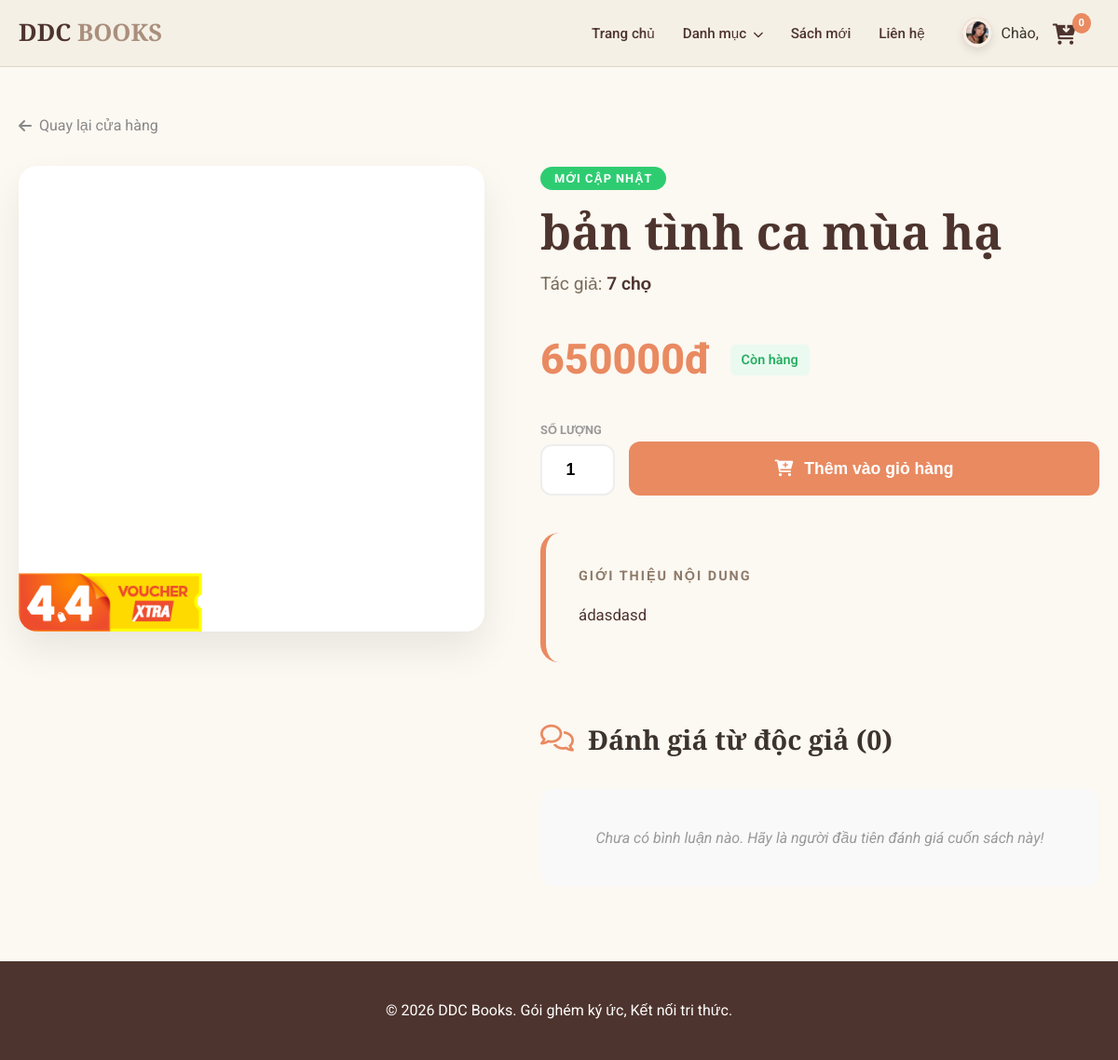
The app's page /book/2/ (signed in) with its own data.
### app/models.py (models this page shows, shortened)
class Profile(models.Model):
    user = models.OneToOneField(User, on_delete=models.CASCADE)
    avatar = models.ImageField(default='default.jpg', upload_to='profile_pics')
    phone = models.CharField(max_length=15, blank=True)

class Book(models.Model):
    title = models.CharField(max_length=200)
    author = models.CharField(max_length=100)
    price = models.DecimalField(max_digits=10, decimal_places=0)
    release_date = models.DateField(default=timezone.now)
    wishlist = models.ManyToManyField(User, related_name="favorite_books", blank=True)
    description = models.TextField(blank=True, null=True)
    image = models.ImageField(upload_to='books/', blank=True, null=True)
    @property
    def is_new(self):
        three_months_ago = timezone.now().date() - timedelta(days=90)
        return self.release_date >= three_months_ago

### app/views.py (the view)
# urls.py: path('book/<int:book_id>/', views.book_detail, name='book_detail'),
def book_detail(request, book_id):
    book = get_object_or_404(Book, id=book_id)
    comments = book.comments.all().order_by('-created_at')
    is_favorite = False
    if request.user.is_authenticated:
        is_favorite = book.wishlist.filter(id=request.user.id).exists()
    context = {
        'book': book,
        'comments': comments,
        'is_favorite': is_favorite,
    }
    return render(request, 'app/book_detail.html', context)

### app/templates/app/book_detail.html (shortened to what this page needs)
{% extends 'app/base.html' %}
{% load static %}
{% block content %}
<div class="container" style="margin-top: 50px; margin-bottom: 80px;">
    <a href="{% url 'home' %}" style="text-decoration: none; color: #888; display: inline-flex; align-items: center; gap: 8px; margin-bottom: 30px; transition: 0.3s;" onmouseover="this.style.color='var(--primary)'" onmouseout="this.style.color='#888'">
        <i class="fas fa-arrow-left"></i> Quay lại cửa hàng
    </a>
    <div class="row" style="display: flex; gap: 60px; flex-wrap: wrap;">
        <div class="col-image" style="flex: 1; min-width: 350px;">
            <div class="detail-img-card" style="position: sticky; top: 20px; background: #fff; border-radius: 20px; overflow: hidden; box-shadow: 0 20px 40px rgba(0,0,0,0.08);">
                {% if book.image %}
                    <img src="{{ book.image.url }}" alt="{{ book.title }}" style="width: 100%; display: block; object-fit: cover;">
                {% endif %}
            </div>
        </div>
        <div class="col-info" style="flex: 1.2; min-width: 350px;">
            {% if book.is_new %}
                <span style="background: #2ecc71; color: white; padding: 5px 15px; border-radius: 50px; font-size: 0.8rem; font-weight: bold; letter-spacing: 1px;">MỚI CẬP NHẬT</span>
            {% endif %}
            <h1 style="font-family: 'Playfair Display'; font-size: 3.2rem; color: var(--dark-brown); margin: 15px 0 10px 0; line-height: 1.2;">{{ book.title }}</h1>
            <p style="font-size: 1.2rem; color: #7A6D5D;">Tác giả: <span style="font-weight: 600; color: var(--dark-brown);">{{ book.author }}</span></p>
            <div style="margin: 30px 0; display: flex; align-items: center; gap: 20px;">
                <h2 style="color: var(--primary); font-size: 2.8rem; font-weight: 800; margin: 0;">{{ book.price }}đ</h2>
                <span style="color: #27ae60; background: #eafaf1; padding: 5px 12px; border-radius: 6px; font-size: 0.9rem; font-weight: 600;">Còn hàng</span>
            </div>
            <div class="purchase-box" style="margin-bottom: 40px;">
                <form action="{% url 'add_to_cart' book.id %}" method="POST" style="display: flex; gap: 15px;">
                    <div style="display: flex; flex-direction: column; gap: 5px;">
                        <label style="font-size: 0.8rem; color: #999; font-weight: bold; text-transform: uppercase;">Số lượng</label>
                        <input type="number" name="quantity" value="1" min="1" style="width: 80px; padding: 15px; border-radius: 12px; border: 2px solid #eee; text-align: center; font-size: 1.1rem; font-weight: bold;">
                    </div>
                    <button type="submit" class="btn-submit" style="flex: 1; margin-top: 22px; border-radius: 12px; font-size: 1.1rem; display: flex; align-items: center; justify-content: center; gap: 12px; transition: 0.3s; cursor: pointer;">
                        <i class="fas fa-cart-plus"></i> Thêm vào giỏ hàng
                    </button>
                </form>
            </div>
            <div class="desc-container" style="background: var(--white-warm); padding: 35px; border-radius: 20px; border-left: 6px solid var(--primary);">
                <h4 style="margin-bottom: 15px; text-transform: uppercase; letter-spacing: 2px; font-size: 0.9rem; color: #8d7a68;">Giới thiệu nội dung</h4>
                <div style="line-height: 1.8; color: #4E342E; font-size: 1.05rem;">
                    {{ book.description|linebreaks|default:"Cuốn sách này hiện chưa có mô tả chi tiết nội dung." }}
                </div>
            </div>
            <div class="comments-section" style="margin-top: 60px;">
                <h3 style="font-family: 'Playfair Display'; font-size: 1.8rem; margin-bottom: 30px; display: flex; align-items: center; gap: 15px;">
                    <i class="far fa-comments" style="color: var(--primary);"></i> Đánh giá từ độc giả ({{ comments.count }})
                </h3>
                {% for comment in comments %}
                    <div class="comment-card" style="padding: 25px; background: #fff; border-radius: 15px; margin-bottom: 15px; border: 1px solid #f0f0f0;">
                        <div style="display: flex; justify-content: space-between; align-items: center; margin-bottom: 10px;">
                            <strong style="color: var(--dark-brown); font-size: 1.1rem;">{{ comment.user.first_name|default:comment.user.username }}</strong>
                            <small style="color: #bbb;">{{ comment.created_at|date:"d/m/Y" }}</small>
                        </div>
                        <p style="color: #555; margin: 0; line-height: 1.6;">{{ comment.content }}</p>
                    </div>
                {% empty %}
                    <div style="text-align: center; padding: 40px; background: #f9f9f9; border-radius: 15px; color: #999; font-style: italic;">
                        Chưa có bình luận nào. Hãy là người đầu tiên đánh giá cuốn sách này!
                    </div>
                {% endfor %}
            </div>
        </div>
    </div>
</div>
{% endblock %}

### app/templates/app/base.html (shortened to what this page needs)
{% load static %}
<!DOCTYPE html>
<html lang="vi">
  <head>
    <link rel="stylesheet" href="https://cdnjs.cloudflare.com/ajax/libs/font-awesome/6.0.0/css/all.min.css" />
    <link rel="stylesheet" href="{% static 'app/css/style.css' %}?v={% now 'U' %}" />
  </head>
  <body>
    <header>
      <div class="container header-flex">
        <a href="{% url 'home' %}" class="logo">DDC <span>BOOKS</span></a>
        <nav>
          <ul class="menu-links">
            <li>
              <a href="{% url 'home' %}">Trang chủ</a>
            </li>
            <li class="dropdown">
              <a href="#">Danh mục <i class="fas fa-chevron-down" style="font-size: 0.7rem; margin-left: 4px;"></i></a>
            </li>
            <li>
              <a href="#">Sách mới</a>
            </li>
            <li>
              <a href="#">Liên hệ</a>
            </li>
          </ul>
          <div class="auth-box">
            {% if user.is_authenticated %}
              <div class="user-dropdown">
                <div class="avatar-small">
                  <img src="{{ user.profile.avatar.url }}"
                     alt="Avatar"
                     style="width: 100%; height: 100%; border-radius: 50%; object-fit: cover; border: 4px solid var(--beige); box-shadow: 0 4px 10px rgba(0,0,0,0.1);">
                </div>
                <span>Chào, {{ user.first_name}}</span>
              </div>
            {% else %}
              <div class="log_sign-group">
                <span class="nav-slider"></span>
                <a href="{% url 'signup' %}" class="auth-link" id="link-signup">Đăng ký</a>
                <a href="{% url 'login' %}" class="auth-link" id="link-login">Đăng nhập</a>
              </div>
            {% endif %}
          </div>
          <a href="#" class="cart-link" style="position: relative; color: var(--dark-brown); text-decoration: none; top:4px; left: -25px;">
        <i class="fa-solid fa-cart-arrow-down" style="font-size: 1.4rem;"></i>
        <span class="cart-badge" style="
            position: absolute;
            top: -12px;
            right: -16px;
            background: var(--primary);
            color: white;
            font-size: 0.7rem;
            padding: 2px 7px;
            border-radius: 50%;
            font-weight: bold;">
            0
        </span>
    </a>
        </nav>
      </div>
    </header>
    <main>
      {% block content %}
      {% endblock %}
    </main>
    <footer style="background: var(--dark-brown); color: white; padding: 40px 0; text-align: center; margin-top: 50px;">
      <p>© 2026 DDC Books. Gói ghém ký ức, Kết nối tri thức.</p>
    </footer>
  </body>
</html>

### app/static/app/css/style.css (style rules this page uses)
:root { --primary: #E98A61; --dark-brown: #4E342E; --beige: #F5F0E6; --white-warm: #FCF8F2; --text: #3C332D; }
* { margin: 0; padding: 0; box-sizing: border-box; }
body { font-family: 'Roboto', sans-serif; background: var(--white-warm); color: var(--text); line-height: 1.6; }
.container { max-width: 1200px; margin: auto; padding: 0 20px; }
header { background: var(--beige); padding: 15px 0; border-bottom: 1px solid #E0D7C6; position: sticky; top: 0; z-index: 1000; }
.header-flex { display: flex; justify-content: space-between; align-items: center; }
.logo { font-family: 'Playfair Display', serif; font-size: 1.6rem; text-decoration: none; color: var(--dark-brown) !important; font-weight: 700; }
.logo span { color: #A98F7C; }
nav { display: flex; align-items: center; gap: 40px; }
.menu-links { display: flex; list-style: none; gap: 30px; }
.menu-links a { text-decoration: none; color: var(--dark-brown); font-size: 0.95rem; transition: 0.3s; font-weight: 500; }
.user-dropdown { position: relative; display: flex; align-items: center; gap: 10px; cursor: pointer; }
.avatar-small { width: 32px; height: 32px; background: var(--primary); color: white; border-radius: 50%; display: flex; align-items: center; justify-content: center; }
.btn-submit { width: 100%; background: var(--primary); color: white; padding: 14px; border: none; border-radius: 8px; font-weight: bold; cursor: pointer; transition: 0.3s; }
.menu-links li.dropdown { position: relative; }

### records on screen
Book: image (picture), title "bản tình ca mùa hạ", author "7 chọ", price "650000", description "ádasdasd"

### other values on screen
{{ comments.count }} "0"
